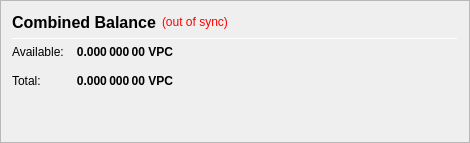
                   <widget class="QFrame" name="frame_CombinedBalances">
                    <property name="minimumSize">
                     <size>
                      <width>470</width>
                      <height>0</height>
                     </size>
                    </property>
                    <property name="frameShape">
                     <enum>QFrame::StyledPanel</enum>
                    </property>
                    <property name="frameShadow">
                     <enum>QFrame::Raised</enum>
                    </property>
                    <layout class="QVBoxLayout" name="verticalLayout_5">
                     <item>
                      <layout class="QHBoxLayout" name="horizontalLayout_5" stretch="0,0,0">
                       <item>
                        <widget class="QLabel" name="label_5z">
                         <property name="minimumSize">
                          <size>
                           <width>0</width>
                           <height>20</height>
                          </size>
                         </property>
                         <property name="font">
                          <font>
                           <pointsize>12</pointsize>
                           <weight>75</weight>
                           <bold>true</bold>
                          </font>
                         </property>
                         <property name="toolTip">
                          <string>Combined Balance (including unconfirmed and immature coins)</string>
                         </property>
                         <property name="text">
                          <string>Combined Balance</string>
                         </property>
                        </widget>
                       </item>
                       <item>
                        <widget class="QLabel" name="labelWalletStatus">
                         <property name="cursor">
                          <cursorShape>WhatsThisCursor</cursorShape>
                         </property>
                         <property name="toolTip">
                          <string>The displayed information may be out of date. Your wallet automatically synchronizes with the VoltPotCoin network after a connection is established, but this process has not completed yet.</string>
                         </property>
                         <property name="styleSheet">
                          <string notr="true">QLabel { color: red; }</string>
                         </property>
                         <property name="text">
                          <string notr="true">(out of sync)</string>
                         </property>
                         <property name="alignment">
                          <set>Qt::AlignLeading|Qt::AlignLeft|Qt::AlignVCenter</set>
                         </property>
                        </widget>
                       </item>
                       <item>
                        <spacer name="horizontalSpacer_1">
                         <property name="orientation">
                          <enum>Qt::Horizontal</enum>
                         </property>
                         <property name="sizeHint" stdset="0">
                          <size>
                           <width>40</width>
                           <height>20</height>
                          </size>
                         </property>
                        </spacer>
                       </item>
                      </layout>
                     </item>
                     <item>
                      <widget class="Line" name="line_CombinedBalance">
                       <property name="minimumSize">
                        <size>
                         <width>0</width>
                         <height>1</height>
                        </size>
                       </property>
                       <property name="maximumSize">
                        <size>
                         <width>16777215</width>
                         <height>1</height>
                        </size>
                       </property>
                       <property name="orientation">
                        <enum>Qt::Horizontal</enum>
                       </property>
                      </widget>
                     </item>
                     <item>
                      <layout class="QGridLayout" name="gridLayout_3">
                       <property name="spacing">
                        <number>12</number>
                       </property>
                       <item row="1" column="0">
                        <widget class="QLabel" name="labelBalanceTextz">
                         <property name="text">
                          <string>Available:</string>
                         </property>
                        </widget>
                       </item>
                       <item row="1" column="1">
                        <widget class="QLabel" name="labelBalancez">
                         <property name="font">
                          <font>
                           <weight>75</weight>
                           <bold>true</bold>
                          </font>
                         </property>
                         <property name="cursor">
                          <cursorShape>IBeamCursor</cursorShape>
                         </property>
                         <property name="toolTip">
                          <string>Your current spendable balance</string>
                         </property>
                         <property name="text">
                          <string notr="true">0.000 000 00 VPC</string>
                         </property>
                         <property name="alignment">
                          <set>Qt::AlignRight|Qt::AlignTrailing|Qt::AlignVCenter</set>
                         </property>
                         <property name="textInteractionFlags">
                          <set>Qt::LinksAccessibleByMouse|Qt::TextSelectableByKeyboard|Qt::TextSelectableByMouse</set>
                         </property>
                        </widget>
                       </item>
                       <item row="2" column="0">
                        <widget class="QLabel" name="labelTotalTextz">
                         <property name="text">
                          <string>Total:</string>
                         </property>
                        </widget>
                       </item>
                       <item row="2" column="1">
                        <widget class="QLabel" name="labelTotalz">
                         <property name="font">
                          <font>
                           <weight>75</weight>
                           <bold>true</bold>
                          </font>
                         </property>
                         <property name="cursor">
                          <cursorShape>IBeamCursor</cursorShape>
                         </property>
                         <property name="toolTip">
                          <string>Total Balance, including all unavailable coins.</string>
                         </property>
                         <property name="text">
                          <string notr="true">0.000 000 00 VPC</string>
                         </property>
                         <property name="alignment">
                          <set>Qt::AlignRight|Qt::AlignTrailing|Qt::AlignVCenter</set>
                         </property>
                         <property name="textInteractionFlags">
                          <set>Qt::LinksAccessibleByMouse|Qt::TextSelectableByKeyboard|Qt::TextSelectableByMouse</set>
                         </property>
                        </widget>
                       </item>
                       <item row="2" column="3">
                        <spacer name="horizontalSpacer_2">
                         <property name="orientation">
                          <enum>Qt::Horizontal</enum>
                         </property>
                         <property name="sizeHint" stdset="0">
                          <size>
                           <width>40</width>
                           <height>20</height>
                          </size>
                         </property>
                        </spacer>
                       </item>
                      </layout>
                     </item>
                     <item>
                      <spacer name="verticalSpacer_1">
                       <property name="orientation">
                        <enum>Qt::Vertical</enum>
                       </property>
                       <property name="sizeHint" stdset="0">
                        <size>
                         <width>20</width>
                         <height>40</height>
                        </size>
                       </property>
                      </spacer>
                     </item>
                    </layout>
                   </widget>
